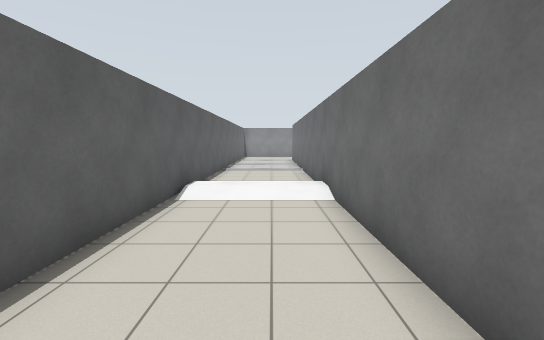
view 1 (above)

24 first-person views from a walk through a world built for the Gazebo simulator. The camera is 1.2 m above the floor, tilts 6° down and sees 90° across. The floor is counted in squares, 1 m on a side. Each view is taken from the middle of a square. On the plan, view 1 faces up. The plan holds only what a view shows up to about 12 squares ahead; the rest is blank. Some stock models are drawn as simple stand-ins. Some surface patterns are stand-ins.

view 2
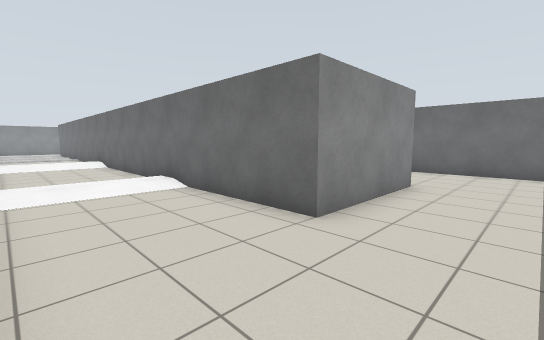

view 3
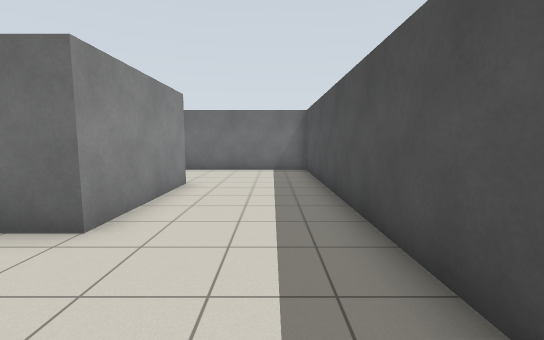

view 4
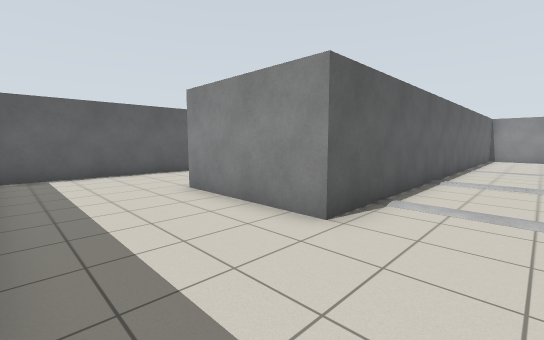

view 5
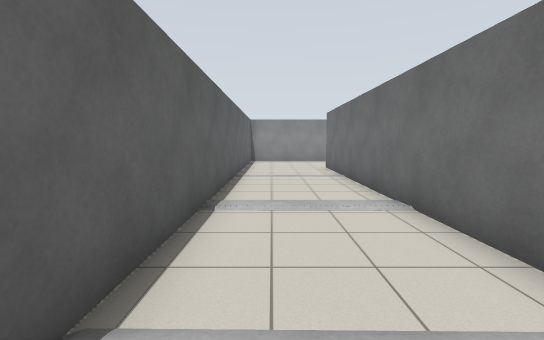

view 6
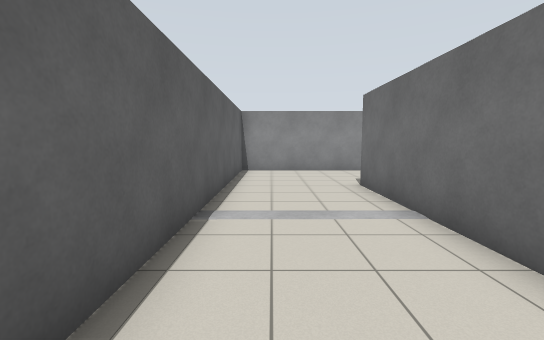

view 7
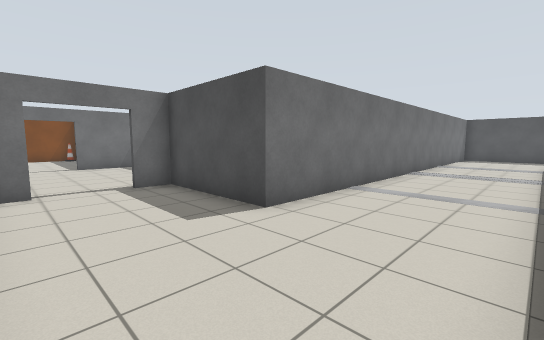

view 8
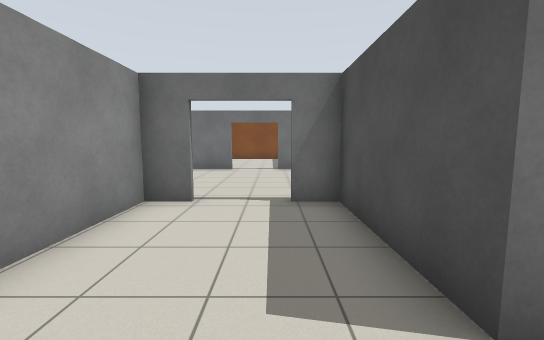

view 9
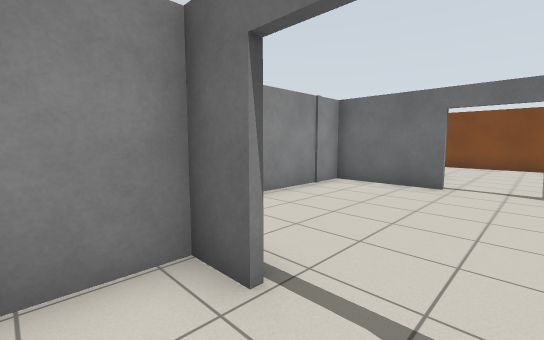

view 10
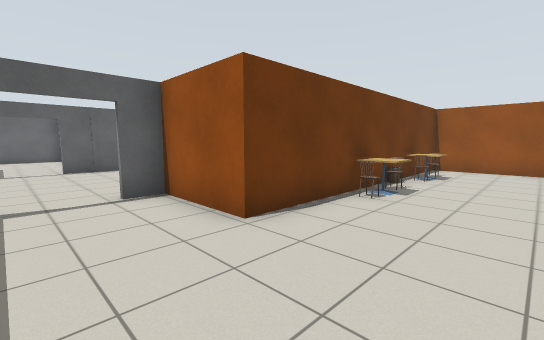

view 11
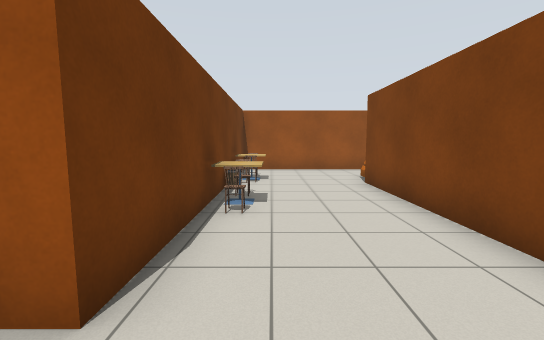

view 12
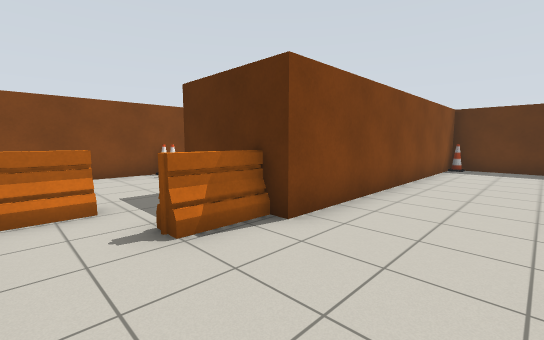

view 13
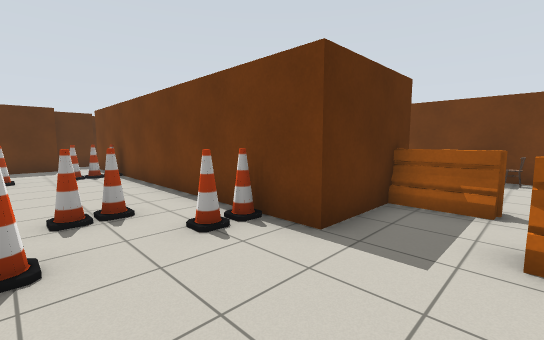

view 14
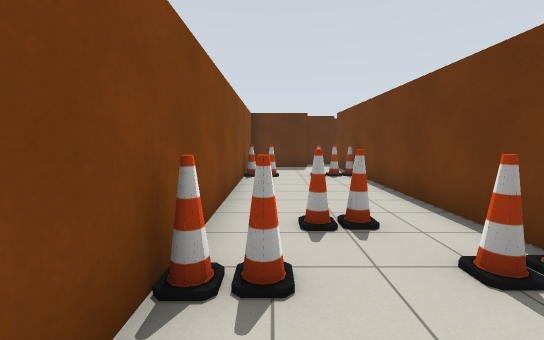

view 15
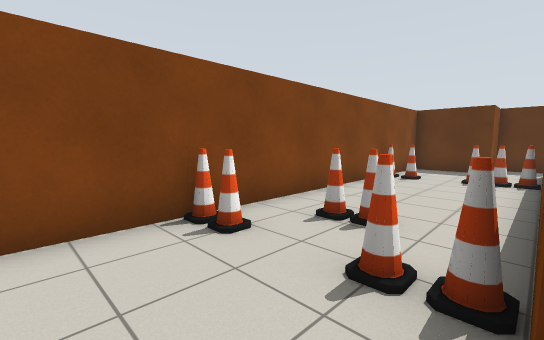

view 16
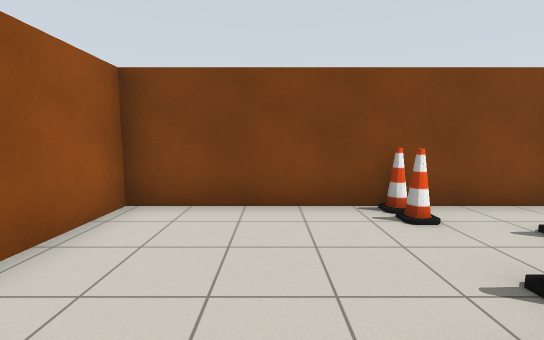

view 17
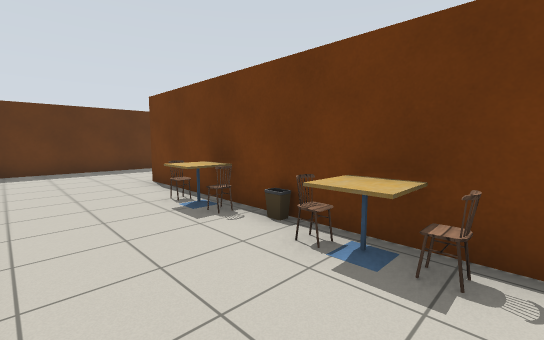

view 18
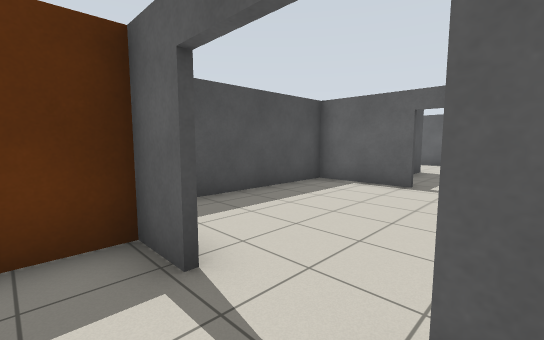

view 19
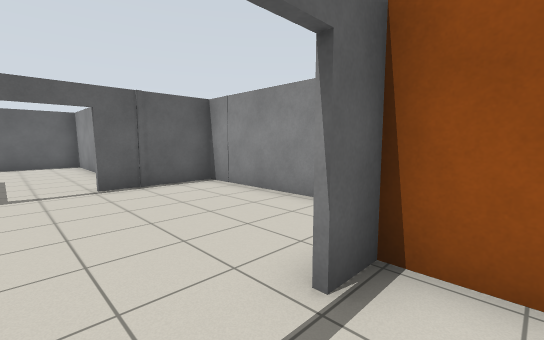

view 20
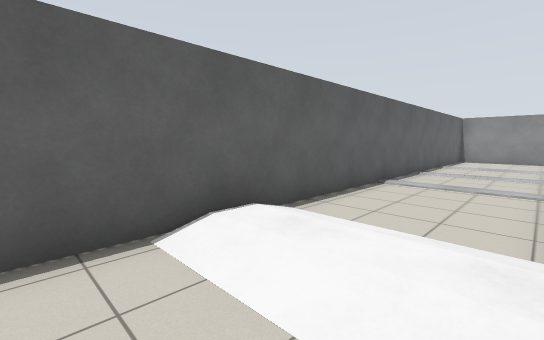

view 21
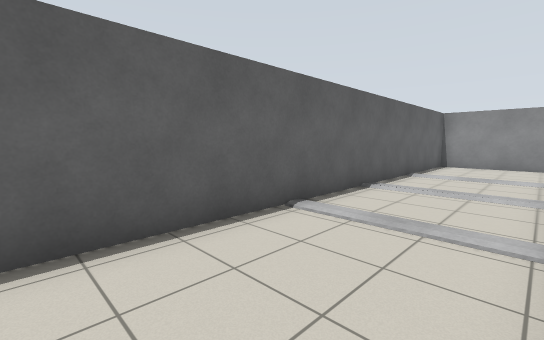

view 22
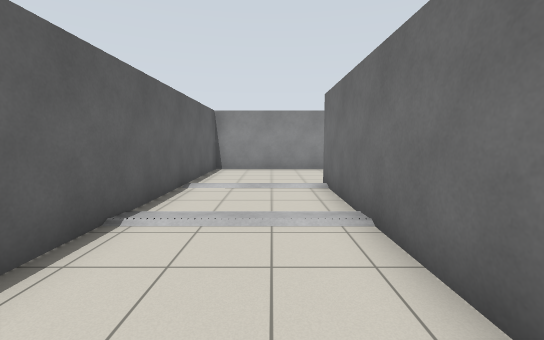

view 23
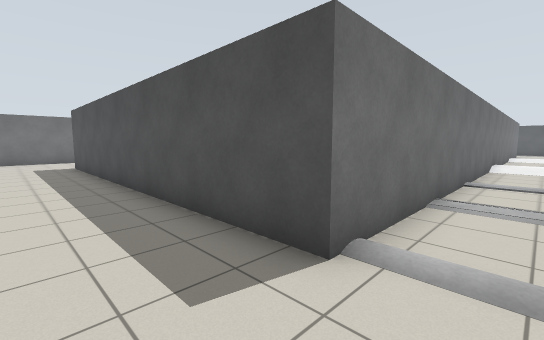

view 24
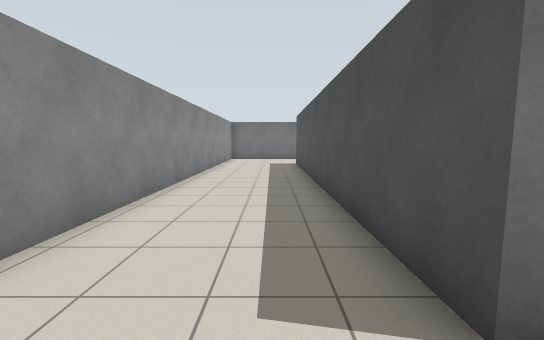

### Floor plan
Points are (right, up) in squares from view 1. A wall is a line through its corners. A room is listed if a view was taken in it or the views show most of it. See-through windows are left out.
Room 1 (views 1, 2, 3, 4, 5, 6, 7, 8, 9, 20, 21, 22, 23, 24)
walls: (13.4, 10.5) (13.4, 11.6) (5.7, 11.6) (5.7, -5.5) (1.5, -5.5) (1.5, 19.7) (14.5, 19.7); (9.5, -2.6) (9.5, 7.6) (13.4, 7.6) (13.4, 8.6); (-2.4, -3.4) (-2.4, -9.1); (12.1, 23.7) (-2.4, 23.7) (-2.4, 2.2); (-0.7, -9.5) (9.5, -9.5) (9.5, -4.2)
ways out: open door at (13.5, 9.5) to room 3
objects: ramp (-2, 8)
Room 2 (views 10, 11, 12, 13, 14, 15, 16, 17, 18, 19)
walls: (22.8, 14.6) (22.8, 11.6) (19.9, 11.6) (19.9, 10.6); (30, 16.4) (30, 9.5); (28.1, 21.7) (22.8, 21.7) (22.8, 19.4); (30, 8.6) (30, 6.1); (19.9, 8.8) (19.9, 7.6) (26.7, 7.6) (26.7, 17.9) (30, 17.9); (31.4, 6.3) (34, 6.3) (34, 21.7) (31.6, 21.7)
ways out: open door at (20, 9.5) to room 3; opening at (31, 6)
objects: chair (23, 15); chair (23, 16); bin (23, 17); chair (23, 18); chair (23, 19); cafe table (24, 15); cafe table (24, 19); cone (26, 8); barrier (27, 19); barrier (29, 20) to (29, 21); cone (31, 9); cone (31, 17); cone (32, 15); cone (33, 10); cone (33, 17); cone (34, 10); cone (34, 17)
Room 3 (no view inside)
walls: (19.7, 10.6) (19.7, 13.7) (13.5, 13.7) (13.5, 10.5); (19.7, 7.5) (19.7, 8.8); (13.5, 8.6) (13.5, 5.8) (18.1, 5.8)
ways out: open door at (13.5, 9.5) to room 1; open door at (20, 9.5) to room 2

Where each view was taken, in squares from view 1:
view 1: 0 up, 0 right, facing up
view 2: 8 down, 2 left, facing up-right
view 3: 8 down, 2 left, facing right
view 4: 9 down, 8 right, facing up-left
view 5: 5 down, 7 right, facing up
view 6: 0 up, 7 right, facing up
view 7: 11 up, 6 right, facing down-right
view 8: 9 up, 8 right, facing right
view 9: 9 up, 12 right, facing up-right
view 10: 9 up, 26 right, facing up-left
view 11: 10 up, 24 right, facing up
view 12: 21 up, 24 right, facing down-right
view 13: 20 up, 33 right, facing down-left
view 14: 19 up, 33 right, facing down
view 15: 19 up, 30 right, facing down-right
view 16: 19 up, 29 right, facing right
view 17: 20 up, 26 right, facing down-left
view 18: 11 up, 21 right, facing down-left
view 19: 9 up, 21 right, facing up-left
view 20: 5 up, 1 right, facing up-left
view 21: 9 up, 1 right, facing up-left
view 22: 12 up, 0 right, facing up
view 23: 22 up, 0 right, facing down-right
view 24: 21 up, 0 right, facing right
